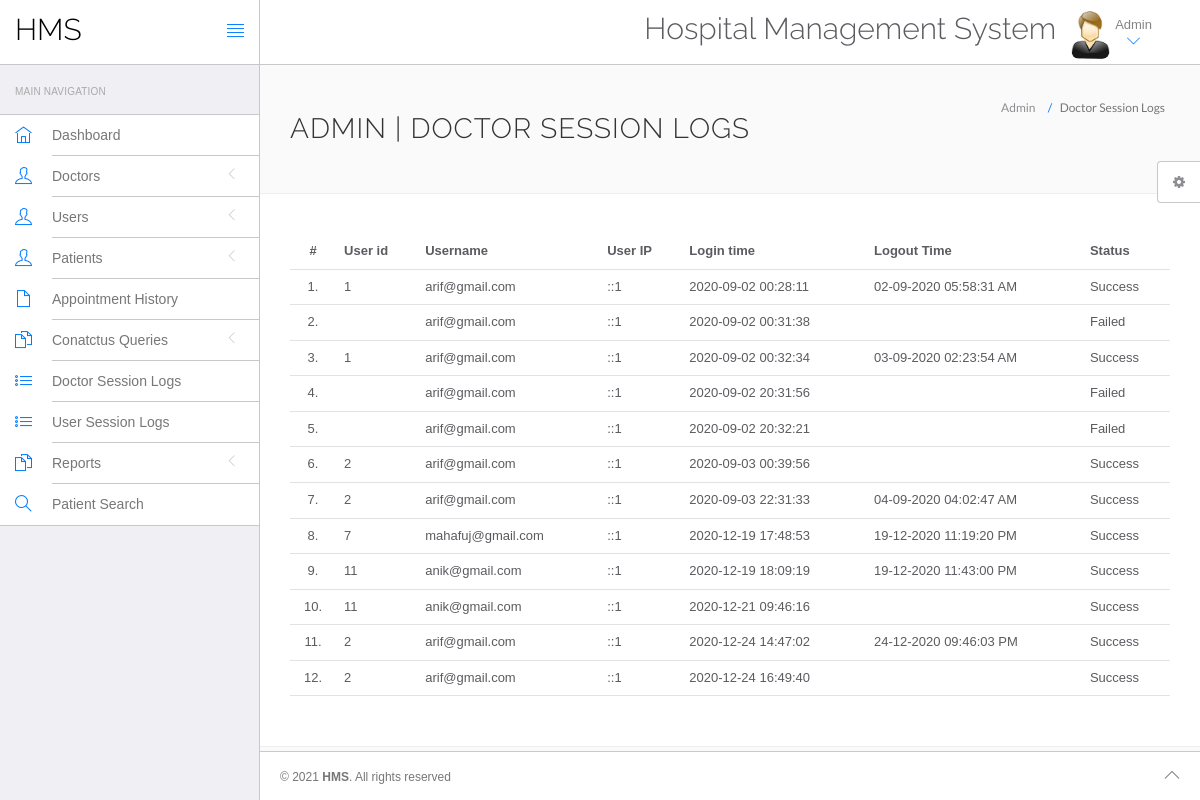
Screenshot of /hospital/hms/admin/doctor-logs.php (signed in) with the database file from the repository.
### tables this page shows
CREATE TABLE `doctorslog` (
  `id` int(11) NOT NULL,
  `uid` int(11) DEFAULT NULL,
  `username` varchar(255) DEFAULT NULL,
  `userip` binary(16) DEFAULT NULL,
  `loginTime` timestamp NULL DEFAULT current_timestamp(),
  `logout` varchar(255) DEFAULT NULL,
  `status` int(11) DEFAULT NULL
);

### hospital/hms/admin/doctor-logs.php (the view, shortened to what this page needs)
<?php
include('include/config.php');
?>
<!DOCTYPE html>
<html lang="en">
	<head>
		<link rel="stylesheet" href="vendor/bootstrap/css/bootstrap.min.css">
		<link rel="stylesheet" href="vendor/fontawesome/css/font-awesome.min.css">
		<link rel="stylesheet" href="vendor/themify-icons/themify-icons.min.css">
		<link href="vendor/animate.css/animate.min.css" rel="stylesheet" media="screen">
		<link href="vendor/perfect-scrollbar/perfect-scrollbar.min.css" rel="stylesheet" media="screen">
		<link href="vendor/switchery/switchery.min.css" rel="stylesheet" media="screen">
		<link href="vendor/bootstrap-touchspin/jquery.bootstrap-touchspin.min.css" rel="stylesheet" media="screen">
		<link href="vendor/select2/select2.min.css" rel="stylesheet" media="screen">
		<link href="vendor/bootstrap-datepicker/bootstrap-datepicker3.standalone.min.css" rel="stylesheet" media="screen">
		<link href="vendor/bootstrap-timepicker/bootstrap-timepicker.min.css" rel="stylesheet" media="screen">
		<link rel="stylesheet" href="assets/css/styles.css">
		<link rel="stylesheet" href="assets/css/plugins.css">
		<link rel="stylesheet" href="assets/css/themes/theme-1.css" id="skin_color" />
	</head>
	<body>
		<div id="app">
<?php include('include/sidebar.php');?>
			<div class="app-content">
					<?php include('include/header.php');?>
				<div class="main-content" >
					<div class="wrap-content container" id="container">
						<section id="page-title">
							<div class="row">
								<div class="col-sm-8">
									<h1 class="mainTitle">Admin  | Doctor Session Logs</h1>
																	</div>
								<ol class="breadcrumb">
									<li>
										<span>Admin </span>
									</li>
									<li class="active">
										<span>Doctor Session Logs</span>
									</li>
								</ol>
							</div>
						</section>
						<div class="container-fluid container-fullw bg-white">
									<div class="row">
								<div class="col-md-12">
									<table class="table table-hover" id="sample-table-1">
										<thead>
											<tr>
												<th class="center">#</th>
												<th class="hidden-xs">User id</th>
												<th>Username</th>
												<th>User IP</th>
												<th>Login time</th>
												<th>Logout Time </th>
												<th> Status </th>
											</tr>
										</thead>
										<tbody>
<?php
$sql=mysqli_query($con,"select * from doctorslog ");
$cnt=1;
while($row=mysqli_fetch_array($sql))
{
?>
											<tr>
												<td class="center"><?php echo $cnt;?>.</td>
												<td class="hidden-xs"><?php echo $row['uid'];?></td>
												<td class="hidden-xs"><?php echo $row['username'];?></td>
												<td><?php echo $row['userip'];?></td>
												<td><?php echo $row['loginTime'];?></td>
												<td><?php echo $row['logout'];?>
												</td>
												<td>
<?php if($row['status']==1)
{
	echo "Success";
}
else
{
	echo "Failed";
}?>
</td>
											</tr>
											<?php
$cnt=$cnt+1;
											 }?>
										</tbody>
									</table>
								</div>
							</div>
								</div>
					</div>
				</div>
			</div>
	<?php include('include/footer.php');?>
	<?php include('include/setting.php');?>
		</div>
	</body>
</html>

### hospital/hms/admin/assets/css/themes/theme-1.css (style rules this page uses)
body { background: #FAFAFA; }

### rows the page displays
doctorslog: uid "1", username "arif@gmail.com", userip "::1", loginTime "2020-09-02 00:28:11", logout "02-09-2020 05:58:31 AM", status "Success"
doctorslog: username "arif@gmail.com", userip "::1", loginTime "2020-09-02 00:31:38", status "Failed"
doctorslog: uid "1", username "arif@gmail.com", userip "::1", loginTime "2020-09-02 00:32:34", logout "03-09-2020 02:23:54 AM", status "Success"
doctorslog: username "arif@gmail.com", userip "::1", loginTime "2020-09-02 20:31:56", status "Failed"
doctorslog: username "arif@gmail.com", userip "::1", loginTime "2020-09-02 20:32:21", status "Failed"
doctorslog: uid "2", username "arif@gmail.com", userip "::1", loginTime "2020-09-03 00:39:56", status "Success"
doctorslog: uid "2", username "arif@gmail.com", userip "::1", loginTime "2020-09-03 22:31:33", logout "04-09-2020 04:02:47 AM", status "Success"
doctorslog: uid "7", username "mahafuj@gmail.com", userip "::1", loginTime "2020-12-19 17:48:53", logout "19-12-2020 11:19:20 PM", status "Success"
doctorslog: uid "11", username "anik@gmail.com", userip "::1", loginTime "2020-12-19 18:09:19", logout "19-12-2020 11:43:00 PM", status "Success"
doctorslog: uid "11", username "anik@gmail.com", userip "::1", loginTime "2020-12-21 09:46:16", status "Success"
doctorslog: uid "2", username "arif@gmail.com", userip "::1", loginTime "2020-12-24 14:47:02", logout "24-12-2020 09:46:03 PM", status "Success"
doctorslog: uid "2", username "arif@gmail.com", userip "::1", loginTime "2020-12-24 16:49:40", status "Success"
